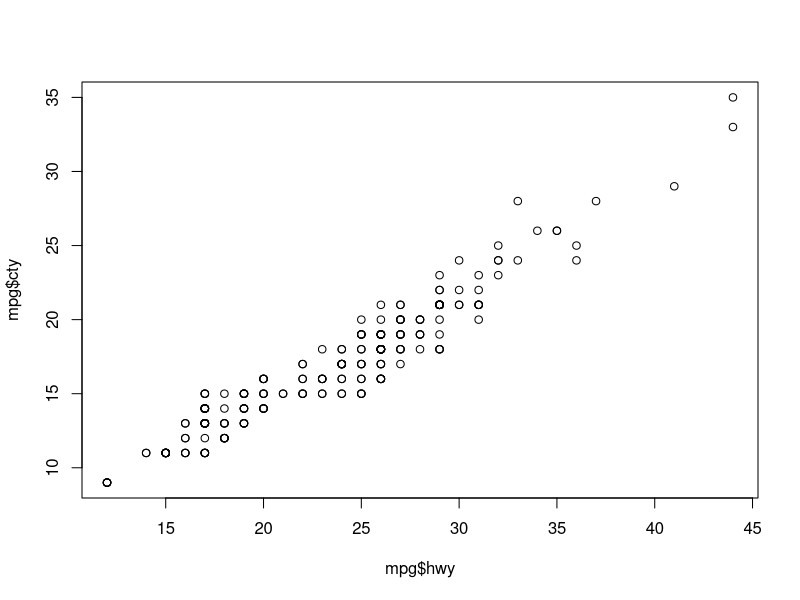
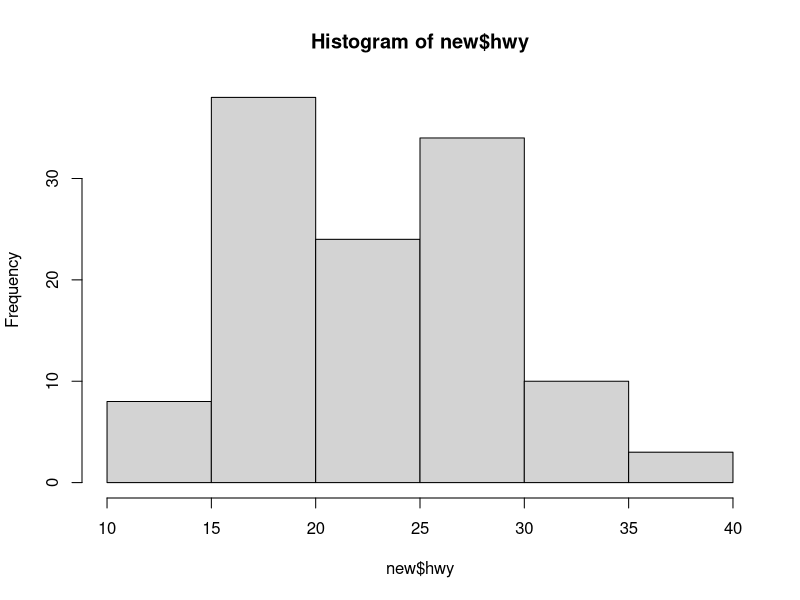
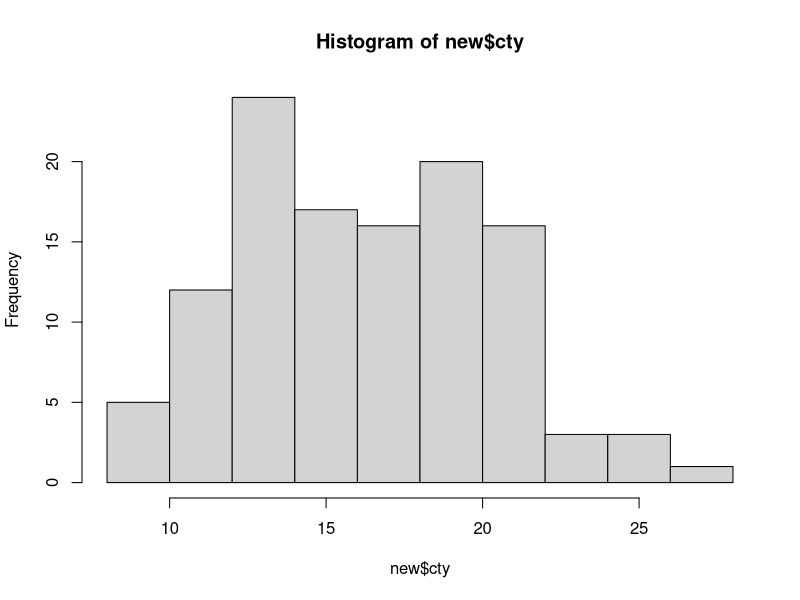
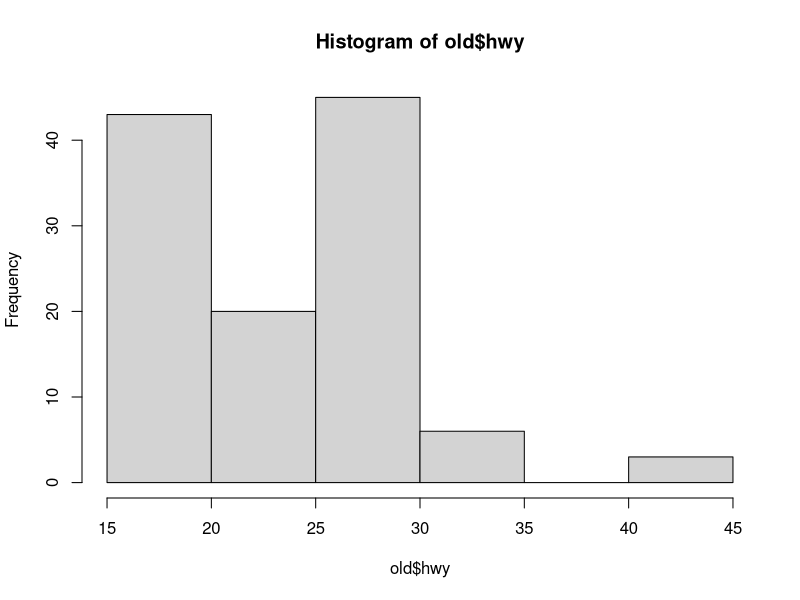
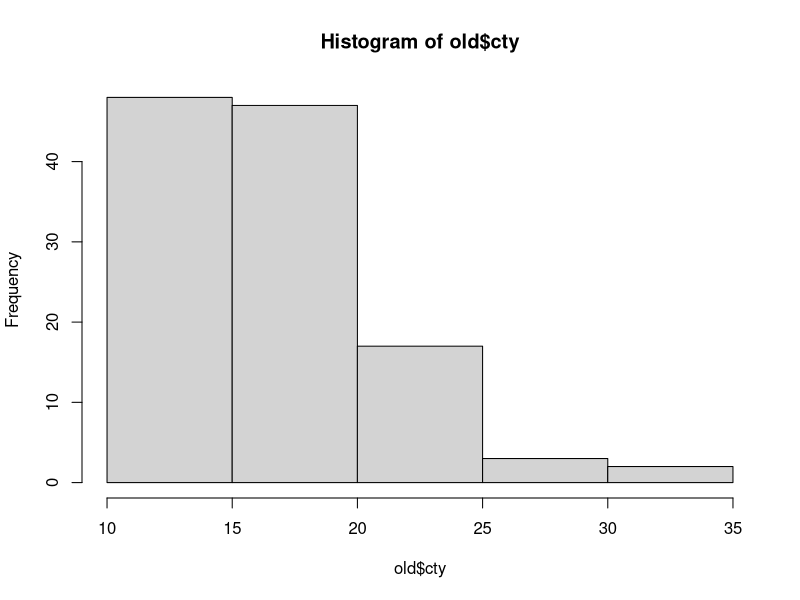

Here is the R script that generated these plots, in order:
## ---- chunk 1
knitr::opts_chunk$set(echo = TRUE)
library(ggplot2)
## ---- chunk 2
a0 <- 1
a0
## ---- chunk 3
high <- 24
low <- 15
highc <- (high-32)*(5/9)
lowc <- (low-32)*(5/9)
cel <- c(highc, lowc)
cel
## ---- chunk 4
vec200 <- rep(1,200)
n <- length(vec200)
vec200[seq(1,n,2)] <- 3
vec200
## ---- chunk 5
n <- seq(1,2001,1)
n <- sqrt(n)
n <- round(n, 3)

numPerfect <- length(n[!n%%1])
numPerfect

## ---- chunk 6

mpg
mpgOrder <- mpg[order(-mpg$hwy),]
top3 <- mpgOrder[1:3,]
top3

## ---- chunk 7
numCompact <- sum(mpg$class =='compact')
numCompact

## ---- chunk 8

plot(mpg$hwy,mpg$cty)

## ---- chunk 9
new <- mpg[mpg[,c('year')]==2008,]
old <- mpg[mpg[,c('year')]==1999,]
new
old
hist(new$hwy)
hist(new$cty)

meanNewHwy <- sum(new$hwy)/length(new$hwy)
meanNewCty <- sum(new$cty)/length(new$cty)

hist(old$hwy)
hist(old$cty)

meanoldHwy <- sum(old$hwy)/length(old$hwy)
meanoldCty <- sum(old$cty)/length(old$cty)

meanNewHwy
meanNewCty

meanoldHwy
meanoldCty
var(new$hwy)
var(new$cty)
var(old$hwy)
var(old$cty)
